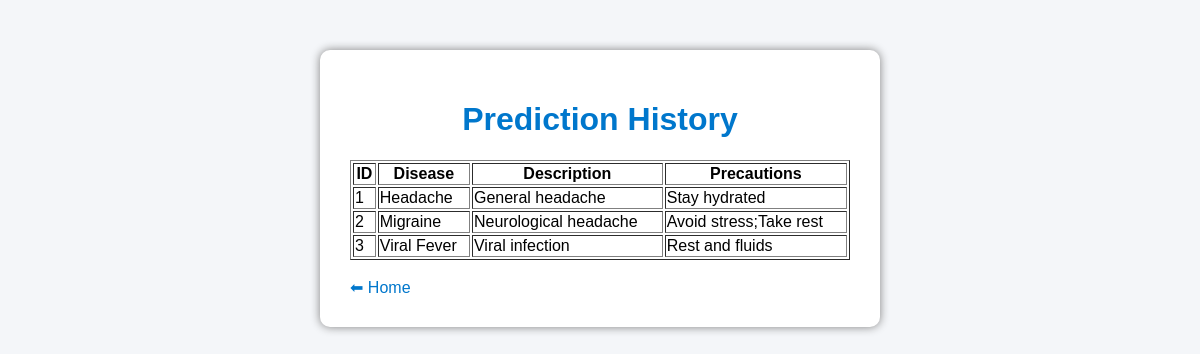
The app's page /history with its own data.
### tables this page shows
CREATE TABLE history(
    id INTEGER PRIMARY KEY AUTOINCREMENT,
    disease TEXT,
    description TEXT,
    precautions TEXT
);

### app.py (the view)
@app.route("/history")
def history():
    conn = sqlite3.connect("database.db")
    cursor = conn.cursor()
    cursor.execute("SELECT * FROM history")
    records = cursor.fetchall()
    conn.close()
    return render_template(
        "history.html",
        records=records
    )

### templates/history.html (shortened to what this page needs)
<!DOCTYPE html>
<html>
<head>
    <link rel="stylesheet" href="{{ url_for('static', filename='style.css') }}">
</head>
<body>
<div class="container">
<h1>Prediction History</h1>
<table border="1" width="100%">
<tr>
<th>ID</th>
<th>Disease</th>
<th>Description</th>
<th>Precautions</th>
</tr>
{% for row in records %}
<tr>
<td>{{ row[0] }}</td>
<td>{{ row[1] }}</td>
<td>{{ row[2] }}</td>
<td>{{ row[3] }}</td>
</tr>
{% endfor %}
</table>
<br>
<a href="/">⬅ Home</a>
</div>
</body>
</html>

### static/style.css (style rules this page uses)
body { background:#f4f6f9; font-family:Arial, sans-serif; }
.container { width:500px; margin:50px auto; background:white; padding:30px; border-radius:10px; box-shadow:0 0 10px gray; }
h1 { text-align:center; color:#0077cc; }
a { text-decoration:none; color:#0077cc; }

### records on screen
history: id "1", disease "Headache", description "General headache", precautions "Stay hydrated"
history: id "2", disease "Migraine", description "Neurological headache", precautions "Avoid stress;Take rest"
history: id "3", disease "Viral Fever", description "Viral infection", precautions "Rest and fluids"
